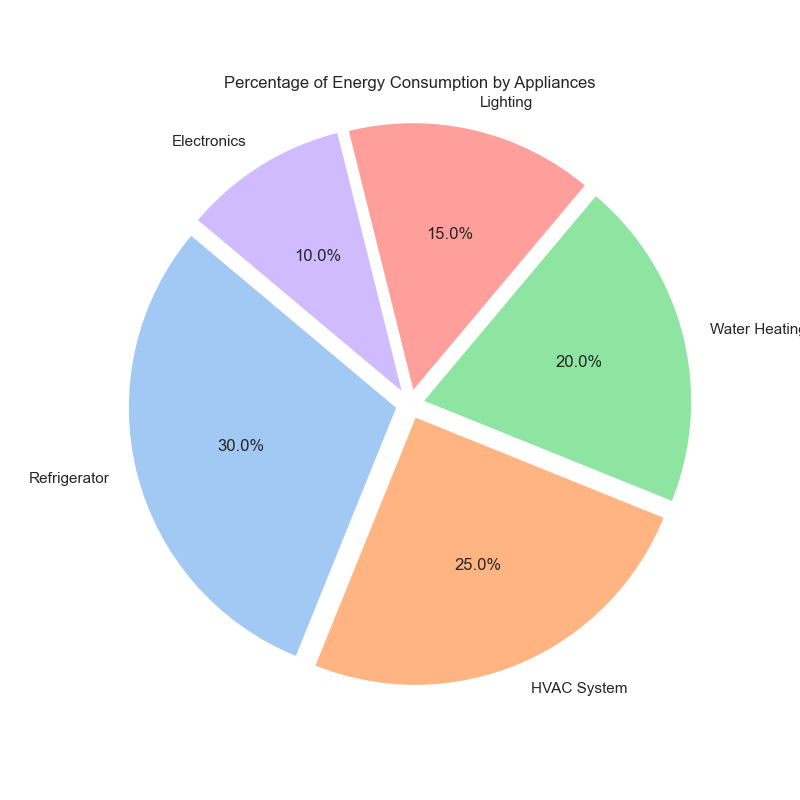

The script that drew this image:

import matplotlib.pyplot as plt
import seaborn as sns

# Seaborn style
sns.set(style="whitegrid")

# Given data
data = [
    {'Appliance': 'Refrigerator', 'Percentage': '30%'}, 
    {'Appliance': 'HVAC System', 'Percentage': '25%'}, 
    {'Appliance': 'Water Heating', 'Percentage': '20%'}, 
    {'Appliance': 'Lighting', 'Percentage': '15%'}, 
    {'Appliance': 'Electronics', 'Percentage': '10%'}
]

# Prepare data for plotting
labels = [item['Appliance'] for item in data]
sizes = [float(item['Percentage'].strip('%')) for item in data]
colors = sns.color_palette('pastel')[:len(labels)]  # Seaborn color palette for diversity

# Create explode data to separate slices a bit
explode = [0.05] * len(labels)  # Slightly separate all slices

# Create the pie chart
plt.figure(figsize=(8, 8))
plt.pie(sizes, labels=labels, colors=colors, explode=explode, autopct='%1.1f%%', startangle=140)

# Equal aspect ratio ensures that pie is drawn as a circle.
plt.axis('equal')  

# Title of the pie chart
plt.title('Percentage of Energy Consumption by Appliances')

# Display the plot
plt.show()
